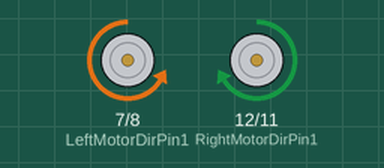
Recording of a sketch running on a simulated Arduino Uno, built with avr-gcc and run on an emulated ATmega328P. On the bench: motor-driver pin pairs drawn as motors (green arrow = first pin HIGH = forward, orange = second pin HIGH = backward, longer = more drive, scaled by the enable pin).

Above: at 0.1 s.
At 2.1 s:
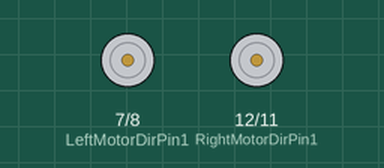
Timing chart, 0 to 3.6 s (numbered marks = the images above):
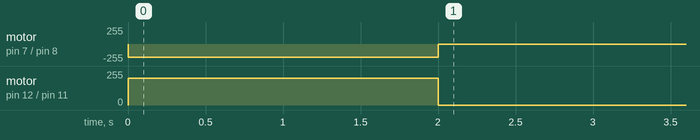

Measured:
- by itself, motor on pin 7 (LeftMotorDirPin1) / pin 8 (LeftMotorDirPin2): stopped → backward 200/255 at 0.00 s, → stopped 2.0 s later
- by itself, motor on pin 12 (RightMotorDirPin1) / pin 11 (RightMotorDirPin2): stopped → forward 200/255 at 0.00 s, → stopped 2.0 s later

The sketch:

NeuroLauncher.ino
```cpp
#define speedPinR 9 // right PWM pin connect MODEL-X ENA
#define RightMotorDirPin1 12 // right motor direction pin 1 to MODEL-X IN1
#define RightMotorDirPin2 11 // right motor direction pin 2 to MODEL-X IN2
#define speedPinL 6 // left PWM pin connect MODEL-X ENB
#define LeftMotorDirPin1 7 // left motor direction pin 1 to MODEL-X IN3
#define LeftMotorDirPin2 8 // left motor direction pin 1 to MODEL-X IN4

void go_motor(int t=0)
{
    digitalWrite(RightMotorDirPin1, HIGH);
    digitalWrite(RightMotorDirPin2, LOW);
    digitalWrite(LeftMotorDirPin1, LOW);
    digitalWrite(LeftMotorDirPin2, HIGH);

    analogWrite(speedPinL, 200);
    analogWrite(speedPinR, 200);

    delay(t);
}

void stop_prog()
{
    digitalWrite(RightMotorDirPin1, LOW);
    digitalWrite(RightMotorDirPin2, LOW);
    digitalWrite(LeftMotorDirPin1, LOW);
    digitalWrite(LeftMotorDirPin2, LOW);
}

void set_motorspeed(int speed_L, int speed_R)
{
    analogWrite(speedPinL,speed_L);
    analogWrite(speedPinR,speed_R);
}


void init_GPIO() /* init pins */
{
    pinMode(RightMotorDirPin1, OUTPUT);
    pinMode(RightMotorDirPin2, OUTPUT);
    pinMode(speedPinL, OUTPUT);

    pinMode(LeftMotorDirPin1, OUTPUT);
    pinMode(LeftMotorDirPin2, OUTPUT);
    pinMode(speedPinR, OUTPUT);
    stop_prog();
}

void setup()
{
    init_GPIO();

    go_motor(2000);

    stop_prog();

    delay(2000000);
}

void loop() {}
```
